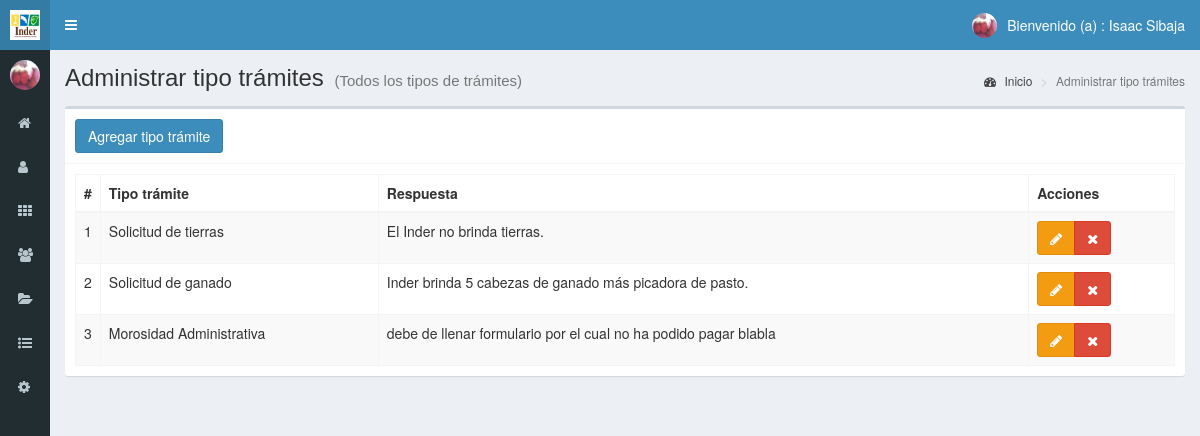
Page /tipotramite (signed in) on the committed database.
### tables this page shows
CREATE TABLE `tipotramite` (
  `id` int(11) NOT NULL,
  `tipo` text NOT NULL,
  `respuesta` text NOT NULL
);

### controladores/plantilla.controlador.php (called while the page is built)
<?php
class ControladorPlantilla
{
	static public function ctrPlantilla(){
		include "vistas/plantilla.php";
	}
}
?>

### index.php (called while the page is built, shortened)
<?php
require_once "controladores/plantilla.controlador.php";
require_once "controladores/tramites.controlador.php";
require_once "controladores/tipotramite.controlador.php";
require_once "controladores/labores.controlador.php";
require_once "modelos/tipotramite.modelo.php";
$plantilla = new ControladorPlantilla();
$plantilla->ctrPlantilla();

### controladores/tipotramite.controlador.php (called while the page is built, shortened)
<?php
class ControladorTipoTramites
{
    public static function ctrMostrarTipoTramites($item, $valor)
    {
        $tabla = "tipotramite";
        $respuesta = ModeloTipoTramites::mdlMostrarTipoTramites($tabla, $item, $valor);
        return $respuesta;
    }
}

### modelos/conexion.php (called while the page is built)
<?php
class Conexion
{
    public static function conectar()
    {
        $link = new PDO("mysql:host=localhost;dbname=inder", "root", "");
        $link->exec("set names utf8");
        return $link;
    }
}

### modelos/tipotramite.modelo.php (called while the page is built, shortened)
<?php
require_once "conexion.php";
class ModeloTipoTramites
{
    public static function mdlMostrarTipoTramites($tabla, $item, $valor)
    {
        if ($item != null) {
            $stmt = Conexion::conectar()->prepare("SELECT * FROM $tabla WHERE $item = :$item");
            $stmt->bindParam(":" . $item, $valor, PDO::PARAM_STR);
            $stmt->execute();
            return $stmt->fetch();
        } else {
            $stmt = Conexion::conectar()->prepare("SELECT * FROM $tabla");
            $stmt->execute();
            return $stmt->fetchAll();
        }
    }
}

### vistas/modulos/tipotramite.php (the view, shortened to what this page needs)
<div class="content-wrapper">
  <section class="content-header">
    <h1>
      Administrar tipo trámites
      <small>(Todos los tipos de trámites)</small>
    </h1>
    <ol class="breadcrumb">
      <li><a href="inicio"><i class="fa fa-dashboard"></i> Inicio</a></li>
      <li class="active">Administrar tipo trámites</li>
    </ol>
  </section>
  <section class="content">
    <div class="box">
      <div class="box-header with-border">
        <button class="btn btn-primary" data-toggle="modal" data-target="#modalAgregarTipoTramite">
          Agregar tipo trámite
        </button>
      </div>
      <div class="box-body">
       <table class="table table-bordered table-striped dt-responsive tablas" width="100%">
        <thead>
         <tr>
           <th style="width:10px">#</th>
           <th>Tipo trámite</th>
           <th>Respuesta</th>
           <th>Acciones</th>
         </tr>
        </thead>
        <tbody>
        <?php
$item  = null;
$valor = null;
$tipoTramite = ControladorTipoTramites::ctrMostrarTipoTramites($item, $valor);
foreach ($tipoTramite as $key => $value) {
    echo ' <tr>
                    <td>' . ($key + 1) . '</td>
                    <td>' . $value["tipo"] . '</td>
                    <td>' . $value["respuesta"] . '</td>
                    <td>
                      <div class="btn-group">
                        <button class="btn btn-warning btnEditarTipoTramite" idTipoTramite="' . $value["id"] . '" data-toggle="modal" data-target="#modalEditarTipoTramite"><i class="fa fa-pencil"></i></button>';
    if ($_SESSION["perfil"] == "Administrador") {
        echo '<button class="btn btn-danger btnEliminarTipoTramite" idTipoTramite="' . $value["id"] . '"><i class="fa fa-times"></i></button>';
    }
    echo '</div>
                    </td>
                  </tr>';
}
?>
        </tbody>
       </table>
      </div>
    </div>
  </section>
</div>

### rows in the picture
tipotramite: tipo "Solicitud de tierras", respuesta "El Inder no brinda tierras."
tipotramite: tipo "Solicitud de ganado", respuesta "Inder brinda 5 cabezas de ganado más picadora de pasto."
tipotramite: tipo "Morosidad Administrativa", respuesta "debe de llenar formulario por el cual no ha podido pagar blabla"

### other values in the picture
$_SESSION["nombre"] "Isaac Sibaja"
